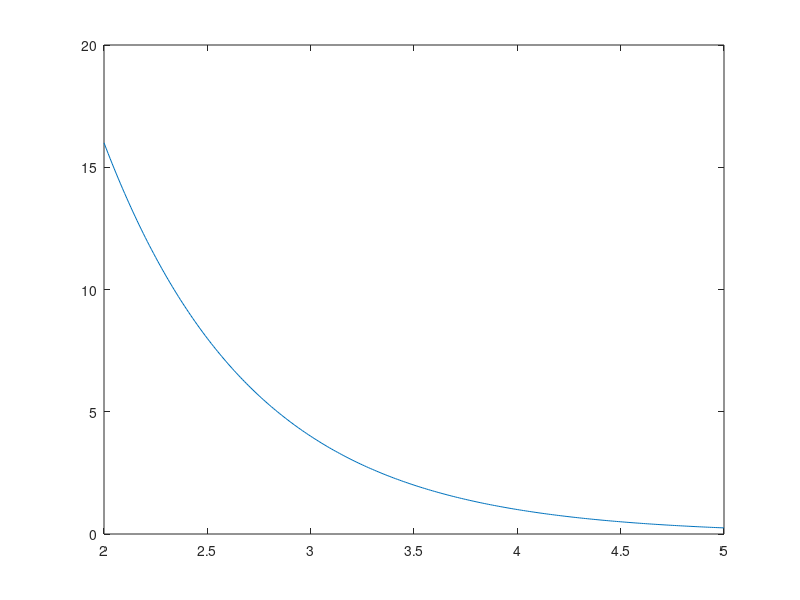

This chart was generated by the following MATLAB code:
tt = 0:1/100:3;

x = 3 * sin(1/6*2*pi*tt);

y = 0.5 * sin(8*2*pi*tt);

z = x + y;

plot(tt,z)

%%

t1 = 2:1/100:5;

x1 = 4 * exp(log(1/4)*(t1-3));

plot(t1,x1)